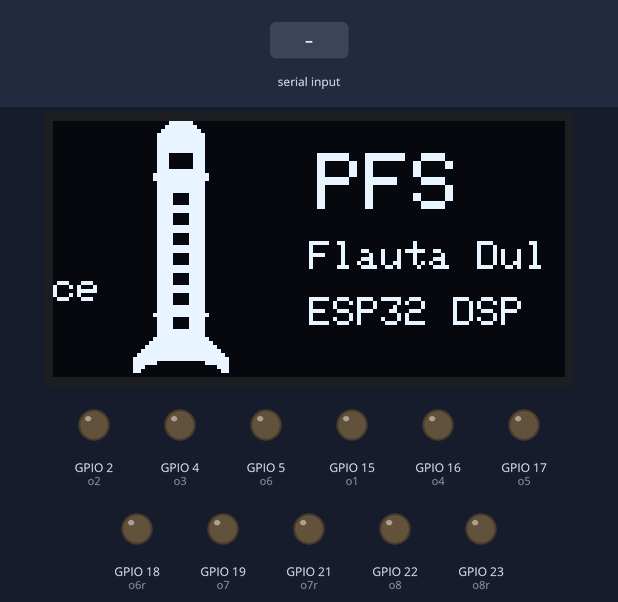
The sketch below on a simulated ESP32. On the bench: 128×64 one-colour display, output pins drawn as LEDs (lit = HIGH). Inputs (shaded band) come from the test bench. What the sketch prints to the serial monitor is not drawn.

Above: at 1.2 s.

The sketch:

flauta.ino
```cpp
// PFS - Flauta Dulce Educativa (ESP32)
// Modo Serial USB directo + Pantalla de inicio de Joseph Fourier a pantalla completa

#include <Wire.h>
#include <Adafruit_GFX.h>
#include <Adafruit_SSD1306.h>
#include "soc/soc.h"
#include "soc/rtc_cntl_reg.h"

// Pines LEDs
const int o1  = 15;
const int o2  = 2;
const int o3  = 4;
const int o4  = 16;
const int o5  = 17;
const int o6  = 5;
const int o6r = 18;
const int o7  = 19;
const int o7r = 21;
const int o8  = 22;
const int o8r = 23;

// Pantalla OLED
#define SCREEN_WIDTH  128
#define SCREEN_HEIGHT 64
#define OLED_SDA      26
#define OLED_SCK      25
#define OLED_ADDRESS  0x3C

Adafruit_SSD1306 display(SCREEN_WIDTH, SCREEN_HEIGHT, &Wire, -1);

// Retrato silueta estilizada 48x64 de una Flauta Dulce para pantalla de inicio
const unsigned char logoFlauta48[] PROGMEM = {
  0x00, 0x00, 0x07, 0xe0, 0x00, 0x00,
  0x00, 0x00, 0x0f, 0xf0, 0x00, 0x00,
  0x00, 0x00, 0x1f, 0xf8, 0x00, 0x00,
  0x00, 0x00, 0x3f, 0xfc, 0x00, 0x00,
  0x00, 0x00, 0x3f, 0xfc, 0x00, 0x00,
  0x00, 0x00, 0x3f, 0xfc, 0x00, 0x00,
  0x00, 0x00, 0x3f, 0xfc, 0x00, 0x00,
  0x00, 0x00, 0x3f, 0xfc, 0x00, 0x00,
  0x00, 0x00, 0x38, 0x1c, 0x00, 0x00,
  0x00, 0x00, 0x38, 0x1c, 0x00, 0x00,
  0x00, 0x00, 0x38, 0x1c, 0x00, 0x00,
  0x00, 0x00, 0x38, 0x1c, 0x00, 0x00,
  0x00, 0x00, 0x3f, 0xfc, 0x00, 0x00,
  0x00, 0x00, 0x7f, 0xfe, 0x00, 0x00,
  0x00, 0x00, 0x7f, 0xfe, 0x00, 0x00,
  0x00, 0x00, 0x3f, 0xfc, 0x00, 0x00,
  0x00, 0x00, 0x3f, 0xfc, 0x00, 0x00,
  0x00, 0x00, 0x3f, 0xfc, 0x00, 0x00,
  0x00, 0x00, 0x3c, 0x3c, 0x00, 0x00,
  0x00, 0x00, 0x3c, 0x3c, 0x00, 0x00,
  0x00, 0x00, 0x3c, 0x3c, 0x00, 0x00,
  0x00, 0x00, 0x3f, 0xfc, 0x00, 0x00,
  0x00, 0x00, 0x3f, 0xfc, 0x00, 0x00,
  0x00, 0x00, 0x3c, 0x3c, 0x00, 0x00,
  0x00, 0x00, 0x3c, 0x3c, 0x00, 0x00,
  0x00, 0x00, 0x3c, 0x3c, 0x00, 0x00,
  0x00, 0x00, 0x3f, 0xfc, 0x00, 0x00,
  0x00, 0x00, 0x3f, 0xfc, 0x00, 0x00,
  0x00, 0x00, 0x3c, 0x3c, 0x00, 0x00,
  0x00, 0x00, 0x3c, 0x3c, 0x00, 0x00,
  0x00, 0x00, 0x3c, 0x3c, 0x00, 0x00,
  0x00, 0x00, 0x3f, 0xfc, 0x00, 0x00,
  0x00, 0x00, 0x3f, 0xfc, 0x00, 0x00,
  0x00, 0x00, 0x3c, 0x3c, 0x00, 0x00,
  0x00, 0x00, 0x3c, 0x3c, 0x00, 0x00,
  0x00, 0x00, 0x3c, 0x3c, 0x00, 0x00,
  0x00, 0x00, 0x3f, 0xfc, 0x00, 0x00,
  0x00, 0x00, 0x3f, 0xfc, 0x00, 0x00,
  0x00, 0x00, 0x3c, 0x3c, 0x00, 0x00,
  0x00, 0x00, 0x3c, 0x3c, 0x00, 0x00,
  0x00, 0x00, 0x3c, 0x3c, 0x00, 0x00,
  0x00, 0x00, 0x3f, 0xfc, 0x00, 0x00,
  0x00, 0x00, 0x3f, 0xfc, 0x00, 0x00,
  0x00, 0x00, 0x3c, 0x3c, 0x00, 0x00,
  0x00, 0x00, 0x3c, 0x3c, 0x00, 0x00,
  0x00, 0x00, 0x3c, 0x3c, 0x00, 0x00,
  0x00, 0x00, 0x3f, 0xfc, 0x00, 0x00,
  0x00, 0x00, 0x3f, 0xfc, 0x00, 0x00,
  0x00, 0x00, 0x7f, 0xfe, 0x00, 0x00,
  0x00, 0x00, 0x3c, 0x3c, 0x00, 0x00,
  0x00, 0x00, 0x3c, 0x3c, 0x00, 0x00,
  0x00, 0x00, 0x3c, 0x3c, 0x00, 0x00,
  0x00, 0x00, 0x3f, 0xfc, 0x00, 0x00,
  0x00, 0x00, 0x3f, 0xfc, 0x00, 0x00,
  0x00, 0x00, 0x7f, 0xfe, 0x00, 0x00,
  0x00, 0x00, 0xff, 0xff, 0x00, 0x00,
  0x00, 0x01, 0xff, 0xff, 0x80, 0x00,
  0x00, 0x03, 0xff, 0xff, 0xc0, 0x00,
  0x00, 0x07, 0xff, 0xff, 0xe0, 0x00,
  0x00, 0x0f, 0xff, 0xff, 0xf0, 0x00,
  0x00, 0x0f, 0xc0, 0x03, 0xf0, 0x00,
  0x00, 0x0e, 0x00, 0x00, 0x70, 0x00,
  0x00, 0x0c, 0x00, 0x00, 0x30, 0x00,
  0x00, 0x00, 0x00, 0x00, 0x00, 0x00
};

// Estructura de digitación
struct Digitacion {
  const char* nota;
  int h1, h2, h3, h4, h5, h6, h7, h8;
};

const Digitacion tablaDigitaciones[] = {
  { "Do",      1, 1, 1, 1, 1, 1, 1, 1 },
  { "Do#",     1, 1, 1, 1, 1, 1, 2, 1 },
  { "Re",      1, 1, 1, 1, 1, 1, 0, 1 },
  { "Re#",     1, 1, 1, 1, 1, 2, 0, 1 },
  { "Mi",      1, 1, 1, 1, 1, 0, 0, 1 },
  { "Fa",      1, 1, 1, 1, 0, 0, 0, 1 },
  { "Fa#",     1, 1, 1, 0, 1, 1, 1, 1 },
  { "Sol",     1, 1, 1, 0, 0, 0, 0, 1 },
  { "Sol#",    1, 1, 0, 1, 1, 0, 0, 1 },
  { "La",      1, 1, 0, 0, 0, 0, 0, 1 },
  { "La#",     1, 0, 1, 0, 0, 0, 0, 1 },
  { "Si",      1, 0, 0, 0, 0, 0, 0, 1 },
  { "Do''",    0, 1, 0, 0, 0, 0, 0, 1 },
  { "Do#''",   1, 1, 0, 0, 0, 0, 0, 0 },
  { "Re''",    0, 1, 0, 0, 0, 0, 0, 0 },
  { "Re#''",   1, 1, 1, 1, 1, 2, 0, 2 },
  { "Mi''",    1, 1, 1, 1, 1, 1, 1, 1 },
  { "Fa''",    1, 1, 1, 1, 0, 0, 0, 2 },
  { "Fa#''",   1, 1, 1, 0, 1, 0, 0, 2 },
  { "Sol''",   1, 1, 1, 0, 0, 0, 0, 2 },
  { "Sol#''",  1, 1, 0, 1, 0, 0, 0, 2 },
  { "La''",    1, 1, 0, 0, 0, 0, 0, 2 },
  { "La#''",   1, 1, 0, 1, 1, 1, 0, 2 },
  { "Si''",    1, 1, 0, 1, 1, 0, 0, 2 },
  { "Do'''",   1, 0, 0, 1, 0, 0, 0, 2 },
};

const int NUM_NOTAS = sizeof(tablaDigitaciones) / sizeof(tablaDigitaciones[0]);

// Muestra la pantalla de bienvenida al inicio con la ilustración de la Flauta Dulce
void mostrarPantallaBienvenida() {
  display.clearDisplay();

  // Dibujar flauta dulce a la izquierda (48x64 en x=8, y=0)
  display.drawBitmap(8, 0, logoFlauta48, 48, 64, SSD1306_WHITE);

  // Textos descriptivos a la derecha
  display.setTextSize(2);
  display.setTextColor(SSD1306_WHITE);
  display.setCursor(66, 8);
  display.println("PFS");

  display.setTextSize(1);
  display.setCursor(64, 30);
  display.println("Flauta Dulce");

  display.setCursor(64, 44);
  display.println("ESP32 DSP");

  display.display();
}

// Muestra la nota tocada en GRANDE a pantalla completa y centrada
void mostrarPantallaNota(const char* nombreNota) {
  display.clearDisplay();

  display.setTextSize(1);
  display.setTextColor(SSD1306_WHITE);
  display.setCursor(32, 4);
  display.println("NOTA ACTUAL");

  int len = strlen(nombreNota);
  if (len <= 3) {
    display.setTextSize(4); // Letra gigante
    display.setCursor(24, 24);
  } else {
    display.setTextSize(3); // Letra grande para notas con agudos
    display.setCursor(12, 28);
  }
  display.println(nombreNota);

  display.display();
}

void alumbrarNota(int h1, int h2, int h3, int h4, int h5, int h6, int h7, int h8) {
  digitalWrite(o1, (h1 >= 1) ? HIGH : LOW);
  digitalWrite(o2, (h2 >= 1) ? HIGH : LOW);
  digitalWrite(o3, (h3 >= 1) ? HIGH : LOW);
  digitalWrite(o4, (h4 >= 1) ? HIGH : LOW);
  digitalWrite(o5, (h5 >= 1) ? HIGH : LOW);

  if (h6 == 1) { digitalWrite(o6, HIGH); digitalWrite(o6r, LOW); }
  else if (h6 == 2) { digitalWrite(o6, LOW); digitalWrite(o6r, HIGH); }
  else { digitalWrite(o6, LOW); digitalWrite(o6r, LOW); }

  if (h7 == 1) { digitalWrite(o7, HIGH); digitalWrite(o7r, LOW); }
  else if (h7 == 2) { digitalWrite(o7, LOW); digitalWrite(o7r, HIGH); }
  else { digitalWrite(o7, LOW); digitalWrite(o7r, LOW); }

  if (h8 == 1) { digitalWrite(o8, HIGH); digitalWrite(o8r, LOW); }
  else if (h8 == 2) { digitalWrite(o8, LOW); digitalWrite(o8r, HIGH); }
  else { digitalWrite(o8, LOW); digitalWrite(o8r, LOW); }
}

void apagarTodosLosLeds() {
  digitalWrite(o1, LOW); digitalWrite(o2, LOW); digitalWrite(o3, LOW);
  digitalWrite(o4, LOW); digitalWrite(o5, LOW);
  digitalWrite(o6, LOW); digitalWrite(o6r, LOW);
  digitalWrite(o7, LOW); digitalWrite(o7r, LOW);
  digitalWrite(o8, LOW); digitalWrite(o8r, LOW);
}

void processNote(String nota) {
  nota.trim();
  if (nota.length() == 0) return;

  Serial.print("Nota: ");
  Serial.println(nota);

  for (int i = 0; i < NUM_NOTAS; i++) {
    if (nota.equals(tablaDigitaciones[i].nota)) {
      mostrarPantallaNota(tablaDigitaciones[i].nota);

      alumbrarNota(
        tablaDigitaciones[i].h1, tablaDigitaciones[i].h2,
        tablaDigitaciones[i].h3, tablaDigitaciones[i].h4,
        tablaDigitaciones[i].h5, tablaDigitaciones[i].h6,
        tablaDigitaciones[i].h7, tablaDigitaciones[i].h8
      );
      return;
    }
  }
  Serial.print("Nota no encontrada: ");
  Serial.println(nota);
}

void setup() {
  WRITE_PERI_REG(RTC_CNTL_BROWN_OUT_REG, 0);

  Serial.begin(115200);
  Serial.println("PFS - Flauta Dulce ESP32");

  pinMode(o1, OUTPUT); pinMode(o2, OUTPUT); pinMode(o3, OUTPUT);
  pinMode(o4, OUTPUT); pinMode(o5, OUTPUT);
  pinMode(o6, OUTPUT); pinMode(o6r, OUTPUT);
  pinMode(o7, OUTPUT); pinMode(o7r, OUTPUT);
  pinMode(o8, OUTPUT); pinMode(o8r, OUTPUT);

  apagarTodosLosLeds();

  Wire.begin(OLED_SDA, OLED_SCK);
  if (!display.begin(SSD1306_SWITCHCAPVCC, OLED_ADDRESS)) {
    Serial.println("Error OLED");
    while (true) delay(500);
  }

  // Mostrar pantalla completa de bienvenida con Joseph Fourier por 3.5 segundos
  mostrarPantallaBienvenida();
}

void loop() {
  if (Serial.available()) {
    String nota = Serial.readStringUntil('\n');
    processNote(nota);
  }
}
```
